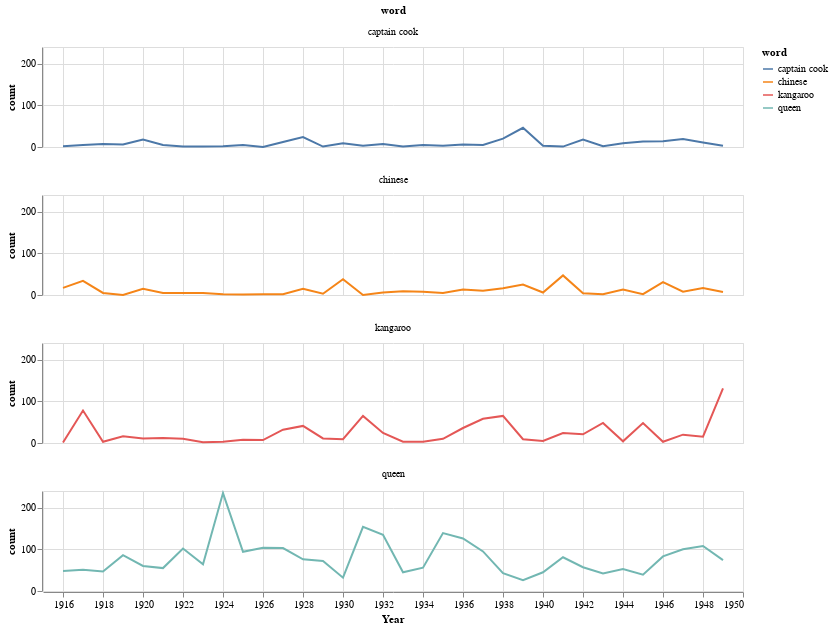

The notebook cell this image was saved under:
### Markdown cell above
Create a faceted line chart.

### Code cell
alt.Chart(df_words.loc[df_words['year'] > 0]).mark_line().encode(
    x=alt.X('year:Q', axis=alt.Axis(format='c', title='Year')),
    y='count:Q',
    color='word:N',
    facet='word:N'
).properties(width=700, height=100, columns=1)

### Figure 1 — Vega-Lite specification as saved in the notebook (floating-point values rounded to 4 significant figures; data arrays with more than 128 entries replaced by an {"elided": "..."} marker saying what was removed)
{"$schema": "https://vega.github.io/schema/vega-lite/v3.3.0.json", "columns": 1, "config": {"mark": {"tooltip": null}, "view": {"height": 300, "width": 400}}, "data": {"name": "data-839fc6b7c272c15d4fbc6d6f0225cb57"}, "datasets": {"data-839fc6b7c272c15d4fbc6d6f0225cb57": {"elided": "136 records"}}, "encoding": {"color": {"field": "word", "type": "nominal"}, "facet": {"field": "word", "type": "nominal"}, "x": {"axis": {"format": "c", "title": "Year"}, "field": "year", "type": "quantitative"}, "y": {"field": "count", "type": "quantitative"}}, "height": 100, "mark": "line", "width": 700}
